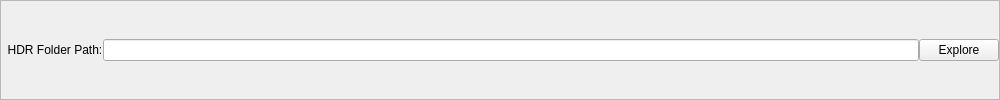
        <widget class="QFrame" name="frPath">
         <property name="sizePolicy">
          <sizepolicy hsizetype="Fixed" vsizetype="Fixed">
           <horstretch>250</horstretch>
           <verstretch>0</verstretch>
          </sizepolicy>
         </property>
         <property name="minimumSize">
          <size>
           <width>1000</width>
           <height>25</height>
          </size>
         </property>
         <property name="maximumSize">
          <size>
           <width>16777215</width>
           <height>1111111</height>
          </size>
         </property>
         <property name="frameShape">
          <enum>QFrame::StyledPanel</enum>
         </property>
         <property name="frameShadow">
          <enum>QFrame::Raised</enum>
         </property>
         <layout class="QHBoxLayout" name="horizontalLayout_9">
          <property name="spacing">
           <number>0</number>
          </property>
          <property name="leftMargin">
           <number>0</number>
          </property>
          <property name="topMargin">
           <number>0</number>
          </property>
          <property name="rightMargin">
           <number>0</number>
          </property>
          <property name="bottomMargin">
           <number>0</number>
          </property>
          <item>
           <widget class="QLabel" name="lblPath">
            <property name="sizePolicy">
             <sizepolicy hsizetype="Fixed" vsizetype="Fixed">
              <horstretch>0</horstretch>
              <verstretch>0</verstretch>
             </sizepolicy>
            </property>
            <property name="minimumSize">
             <size>
              <width>100</width>
              <height>0</height>
             </size>
            </property>
            <property name="text">
             <string>  HDR Folder Path:</string>
            </property>
           </widget>
          </item>
          <item>
           <widget class="QLineEdit" name="lePath"/>
          </item>
          <item>
           <widget class="QPushButton" name="btnPathExplore">
            <property name="text">
             <string>Explore</string>
            </property>
           </widget>
          </item>
         </layout>
        </widget>
